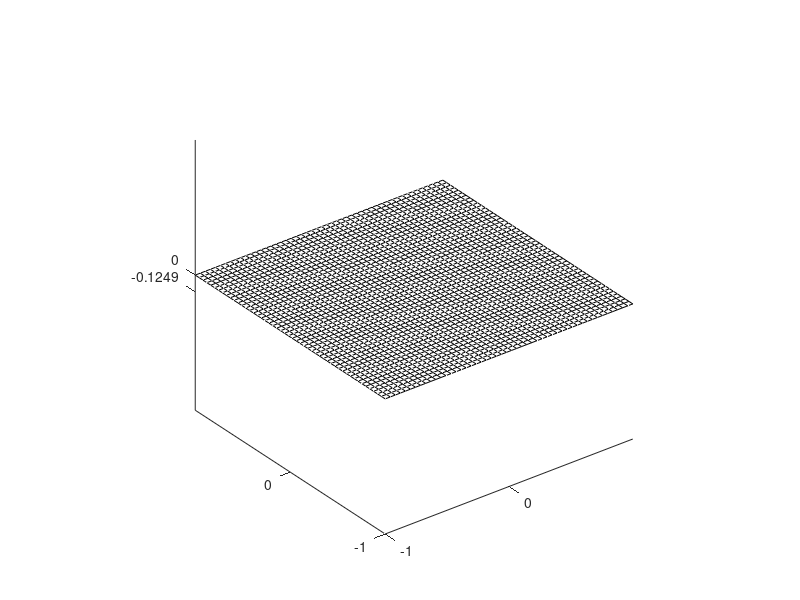

Reproduce this figure in MATLAB. (Note: this script raises an error after producing the figure.)
clear
clc

%% Para o texto dos nós:
afastamento = .075;

%% Quantidade de pontos:
N = 50;
step = 2/(N-1);

%% Local coordinates:
X = -1:step:1;
Y = -1:step:1;
[Ksi,Eta] = meshgrid(X,Y);

% I - column number.
% J - row number.

%% Nodes:
Node(1,1).pos = [-1 -1 0];
Node(2,1).pos = [0 -1 0];
Node(3,1).pos = [1 -1 0];
Node(1,2).pos = [-1 0 0];
Node(2,2).pos = [0 0 0];
Node(3,2).pos = [1 0 0];
Node(1,3).pos = [-1 1 0];
Node(2,3).pos = [0 1 0];
Node(3,3).pos = [1 1 0];

%% Shape functions:
N11 = @(Ksi,Eta) .25 .* Ksi .* Eta .* (Ksi-1) .* (Eta-1);
N21 = @(Ksi,Eta) .5 .* Eta .* (1-Ksi.^2) .* (Eta-1);
N31 = @(Ksi,Eta) .25 .* Ksi .* Eta .* (Ksi+1) .* (Eta-1);
N12 = @(Ksi,Eta) .5 .* Ksi .* (1-Eta.^2) .* (Ksi-1);   
N22 = @(Ksi,Eta) (1-Ksi.^2) .* (1-Eta.^2); 
N32 = @(Ksi,Eta) .5 .* Ksi .* (1-Eta.^2) .* (Ksi+1);
N13 = @(Ksi,Eta) .25 .* Ksi .* Eta .* (Ksi-1) .* (Eta+1);
N23 = @(Ksi,Eta) .5 .* Eta .* (1-Ksi.^2) .* (Eta+1);
N33 = @(Ksi,Eta) .25 .* Ksi .* Eta .* (Ksi+1) .* (Eta+1);

pos = [Node(:).pos];

%% Figure properties 
figure

hold on; % Keep old plots
view(3); % Standard 3d view
set(gcf, 'Position', get(0, 'Screensize')); % Full screen
set(gca,'xtick',[-1 0 1], 'ytick', [-1 0 1], 'ztick', [-.12485 0 1]); % Removing excessive number from axis

%% Plotting element:
mesh(Ksi, Eta, zeros(N), 'FaceColor', 'none', 'EdgeColor', 'k');

%% Plotting shape function:
axis equal;
plotShape(Ksi, Eta, Node, N33, '2nd','33');

%% Plotting nodes and node texts:
plot3(pos(1:3:27), pos(2:3:27), pos(3:3:27), 'ro', 'MarkerFaceColor', 'r');
text(Node(1,1).pos(1)-2*afastamento, Node(1,1).pos(2)-2*afastamento, afastamento,'11', 'Color', 'Red', 'FontWeight', 'bold', 'FontSize', 15);
text(Node(2,1).pos(1), Node(2,1).pos(2)-afastamento, afastamento,'21', 'Color', 'Red', 'FontWeight', 'bold', 'FontSize', 15);
text(Node(3,1).pos(1)+afastamento, Node(3,1).pos(2)-afastamento, afastamento,'31', 'Color', 'Red', 'FontWeight', 'bold', 'FontSize', 15);
text(Node(1,2).pos(1)-afastamento, Node(1,2).pos(2), afastamento,'12', 'Color', 'Red', 'FontWeight', 'bold', 'FontSize', 15);
text(Node(2,2).pos(1), Node(2,2).pos(2), afastamento,'22', 'Color', 'Red', 'FontWeight', 'bold', 'FontSize', 15);
text(Node(3,2).pos(1)+afastamento, Node(3,2).pos(2), afastamento,'32', 'Color', 'Red', 'FontWeight', 'bold', 'FontSize', 15);
text(Node(1,3).pos(1)-afastamento, Node(1,3).pos(2)+afastamento, afastamento,'13', 'Color', 'Red', 'FontWeight', 'bold', 'FontSize', 15);
text(Node(2,3).pos(1), Node(2,3).pos(2)+afastamento, afastamento,'23', 'Color', 'Red', 'FontWeight', 'bold', 'FontSize', 15);
text(Node(3,3).pos(1)+afastamento, Node(3,3).pos(2)+afastamento, afastamento,'33', 'Color', 'Red', 'FontWeight', 'bold', 'FontSize', 15);